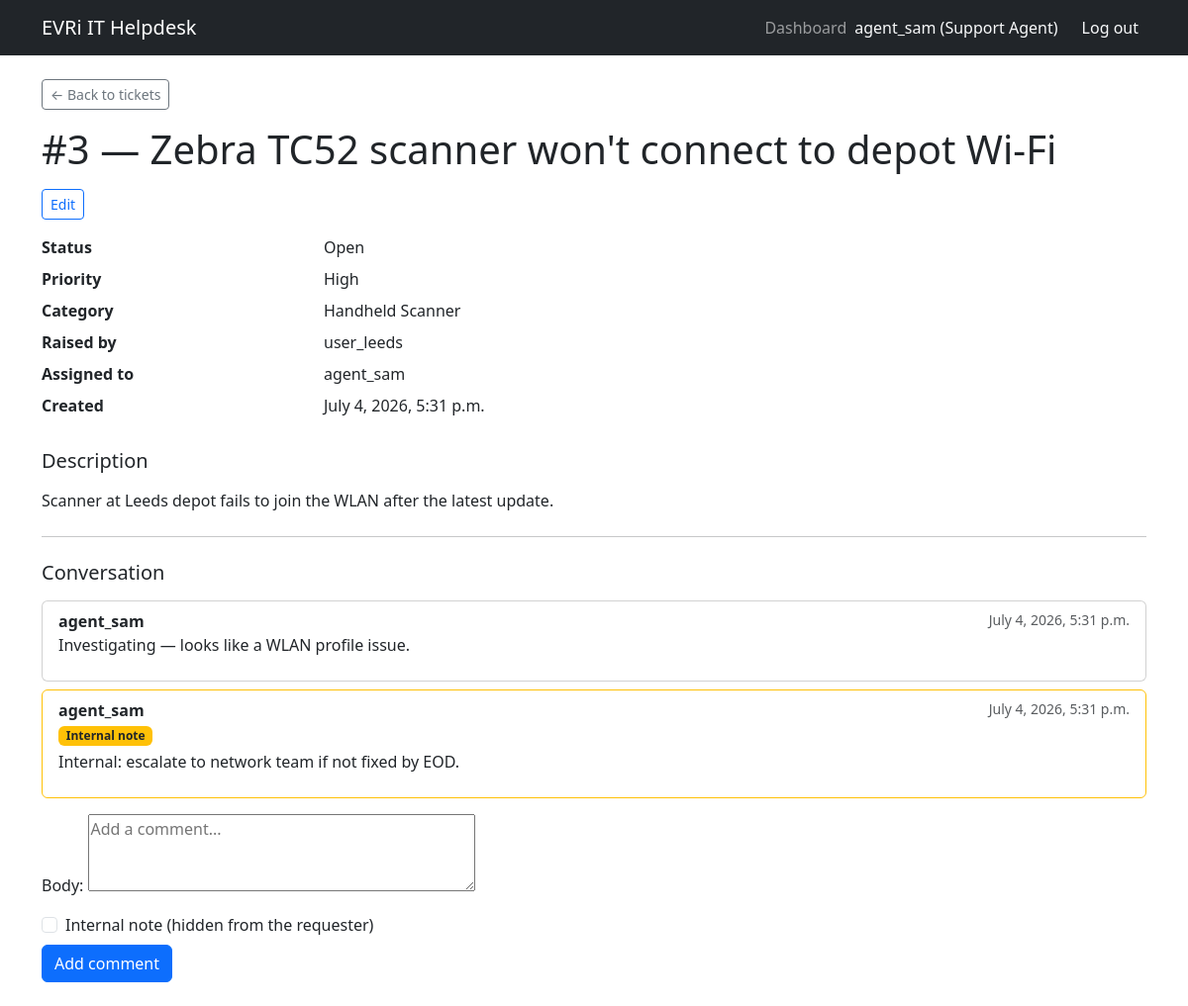
Page /tickets/3/ (signed in) on the committed database.
### accounts/models.py (models this page shows, shortened)
class User(AbstractUser):
    class Role(models.TextChoices):
        USER = "USER", "End User"
        AGENT = "AGENT", "Support Agent"
        ADMIN = "ADMIN", "Administrator"
    role = models.CharField(
        max_length=10,
        choices=Role.choices,
        default=Role.USER,
    )
    department = models.CharField(max_length=100, blank=True)
    @property
    def is_administrator(self):
        return self.role == self.Role.ADMIN
    @property
    def is_support_staff(self):
        return self.role in {self.Role.AGENT, self.Role.ADMIN}

### tickets/models.py (models this page shows, shortened)
class Ticket(models.Model): #Tickets
    class Status(models.TextChoices):
        NEW = "NEW", "New"
        OPEN = "OPEN", "Open"
        IN_PROGRESS = "IN_PROGRESS", "In Progress"
        RESOLVED = "RESOLVED", "Resolved"
        CLOSED = "CLOSED", "Closed"
    class Priority(models.TextChoices):
        LOW = "LOW", "Low"
        MEDIUM = "MEDIUM", "Medium"
        HIGH = "HIGH", "High"
        URGENT = "URGENT", "Urgent"
    title = models.CharField(max_length=120)
    description = models.TextField()
    category = models.ForeignKey(
        Category,
        on_delete=models.PROTECT,
        related_name="tickets",
    )
    created_by = models.ForeignKey(
        settings.AUTH_USER_MODEL,
        on_delete=models.CASCADE,
        related_name="created_tickets",
    )
    assigned_to = models.ForeignKey(
        settings.AUTH_USER_MODEL,
        on_delete=models.SET_NULL,
        null=True,
        blank=True,
        related_name="assigned_tickets",
    )
    status = models.CharField(
        max_length=12, choices=Status.choices, default=Status.NEW
    )
    priority = models.CharField(
        max_length=6, choices=Priority.choices, default=Priority.MEDIUM
    )
    created_at = models.DateTimeField(auto_now_add=True)
    updated_at = models.DateTimeField(auto_now=True)
    resolved_at = models.DateTimeField(null=True, blank=True)
    class Meta:
        ordering = ["-created_at"]  # Newest tickets first.

class Category(models.Model): #Ticket Categories
    name = models.CharField(max_length=100, unique=True)
    description = models.TextField(blank=True)
    class Meta:
        verbose_name_plural = "categories"  # Avoids the use of "Categorys" in the admin panel.
        ordering = ["name"]

class Comment(models.Model): # A message on a ticket's conversation thread
    ticket = models.ForeignKey(
        Ticket,
        on_delete=models.CASCADE,
        related_name="comments",
    )
    author = models.ForeignKey(
        settings.AUTH_USER_MODEL,
        on_delete=models.CASCADE,
        related_name="comments",
    )
    body = models.TextField()
    is_internal = models.BooleanField(default=False)
    created_at = models.DateTimeField(auto_now_add=True)
    class Meta:
        ordering = ["created_at"]  # Oldest first, so the thread reads top-to-bottom.

### tickets/views.py (the view, shortened to what this page needs)
# urls.py: path("<int:pk>/", views.TicketDetailView.as_view(), name="detail"),
class TicketDetailView(OwnerOrStaffRequiredMixin, LoginRequiredMixin, DetailView):
    model = Ticket
    template_name = "tickets/ticket_detail.html"
    context_object_name = "ticket"
    def get_queryset(self):
        return Ticket.objects.select_related(
            "category", "assigned_to", "created_by"
        )
    def get_context_data(self, **kwargs):
        context = super().get_context_data(**kwargs)
        comments = self.object.comments.select_related("author")
        if not self.request.user.is_support_staff:
            comments = comments.filter(is_internal=False)
        context["comments"] = comments
        context["comment_form"] = CommentForm()
        return context

### tickets/comment_forms.py (shortened to what this page needs)
class CommentForm(forms.ModelForm):
    class Meta:
        model = Comment
        fields = ("body",)
        widgets = {
            "body": forms.Textarea(attrs={"rows": 3, "placeholder": "Add a comment..."}),
        }

### accounts/mixins.py (called while the page is built)
    def get_object(self, queryset=None):
        obj = super().get_object(queryset)  # Normal lookup (404 if not found).
        user = self.request.user
        if user.is_support_staff:
            return obj  # Agents/admins may access any record.
        if getattr(obj, self.owner_field) != user:
            raise PermissionDenied("You can only access your own tickets.")
        return obj

### templates/tickets/ticket_detail.html (shortened to what this page needs)
{% extends "base.html" %}
{% block content %}
  <a href="{% url 'tickets:list' %}" class="btn btn-sm btn-outline-secondary mb-3">&larr; Back to tickets</a>
  <h1 class="mb-3">#{{ ticket.pk }} — {{ ticket.title }}</h1>
  <div class="mb-3">
    <a href="{% url 'tickets:update' ticket.pk %}" class="btn btn-sm btn-outline-primary">Edit</a>
  </div>
  <dl class="row">
    <dt class="col-sm-3">Status</dt><dd class="col-sm-9">{{ ticket.get_status_display }}</dd>
    <dt class="col-sm-3">Priority</dt><dd class="col-sm-9">{{ ticket.get_priority_display }}</dd>
    <dt class="col-sm-3">Category</dt><dd class="col-sm-9">{{ ticket.category.name }}</dd>
    <dt class="col-sm-3">Raised by</dt><dd class="col-sm-9">{{ ticket.created_by.username }}</dd>
    <dt class="col-sm-3">Assigned to</dt><dd class="col-sm-9">{{ ticket.assigned_to.username|default:"Unassigned" }}</dd>
    <dt class="col-sm-3">Created</dt><dd class="col-sm-9">{{ ticket.created_at }}</dd>
  </dl>
  <h2 class="h5 mt-4">Description</h2>
  <p>{{ ticket.description|linebreaks }}</p>
  <hr class="my-4">
  <h2 class="h5 mb-3">Conversation</h2>
  {% for comment in comments %}
    <div class="card mb-2 {% if comment.is_internal %}border-warning{% endif %}">
      <div class="card-body py-2">
        <div class="d-flex justify-content-between">
          <strong>{{ comment.author.username }}</strong>
          <small class="text-muted">{{ comment.created_at }}</small>
        </div>
        {% if comment.is_internal %}
          <span class="badge bg-warning text-dark mb-1">Internal note</span>
        {% endif %}
        <div>{{ comment.body|linebreaks }}</div>
      </div>
    </div>
  {% empty %}
    <p class="text-muted">No comments yet.</p>
  {% endfor %}
  <form method="post" class="mt-3" novalidate>
    {{ comment_form.as_p }}
    {% if user.is_support_staff %}
      <div class="form-check mb-2">
        <input class="form-check-input" type="checkbox" name="is_internal" id="is_internal">
        <label class="form-check-label" for="is_internal">Internal note (hidden from the requester)</label>
      </div>
    {% endif %}
    <button type="submit" class="btn btn-primary">Add comment</button>
  </form>
{% endblock %}

### templates/base.html (shortened to what this page needs)
<!DOCTYPE html>
<html lang="en">
<head>
  <link href="https://cdn.jsdelivr.net/npm/bootstrap@5.3.3/dist/css/bootstrap.min.css" rel="stylesheet">
</head>
<body>
  <nav class="navbar navbar-expand-lg navbar-dark bg-dark">
    <div class="container">
      <a class="navbar-brand" href="/">EVRi IT Helpdesk</a>
      <div class="navbar-nav ms-auto">
        {% if user.is_authenticated %}
          <a class="nav-link" href="{% url 'dashboard:home' %}">Dashboard</a>
          <span class="navbar-text text-light me-3">{{ user.username }} ({{ user.get_role_display }})</span>
          <form method="post" action="{% url 'logout' %}" class="d-inline">
            <button type="submit" class="nav-link btn btn-link text-light">Log out</button>
          </form>
        {% else %}
          <a class="nav-link" href="{% url 'login' %}">Log in</a>
          <a class="nav-link" href="{% url 'accounts:register' %}">Register</a>
        {% endif %}
      </div>
    </div>
  </nav>
  <main class="container py-4">
    {% block content %}{% endblock %}
  </main>
</body>
</html>

### rows in the picture
User: username "agent_sam", role "Support Agent"
Ticket: pk "3", title "Zebra TC52 scanner won't connect to depot Wi-Fi", status "Open", priority "High", category.name "Handheld Scanner", created_by.username "user_leeds", assigned_to.username "agent_sam", created_at "July 4, 2026, 5:31 p.m.", description "Scanner at Leeds depot fails to join the WLAN after the latest update."
Comment: author.username "agent_sam", created_at "July 4, 2026, 5:31 p.m.", body "Investigating — looks like a WLAN profile issue."
Comment: author.username "agent_sam", created_at "July 4, 2026, 5:31 p.m.", is_internal "Internal note", body "Internal: escalate to network team if not fixed by EOD."
